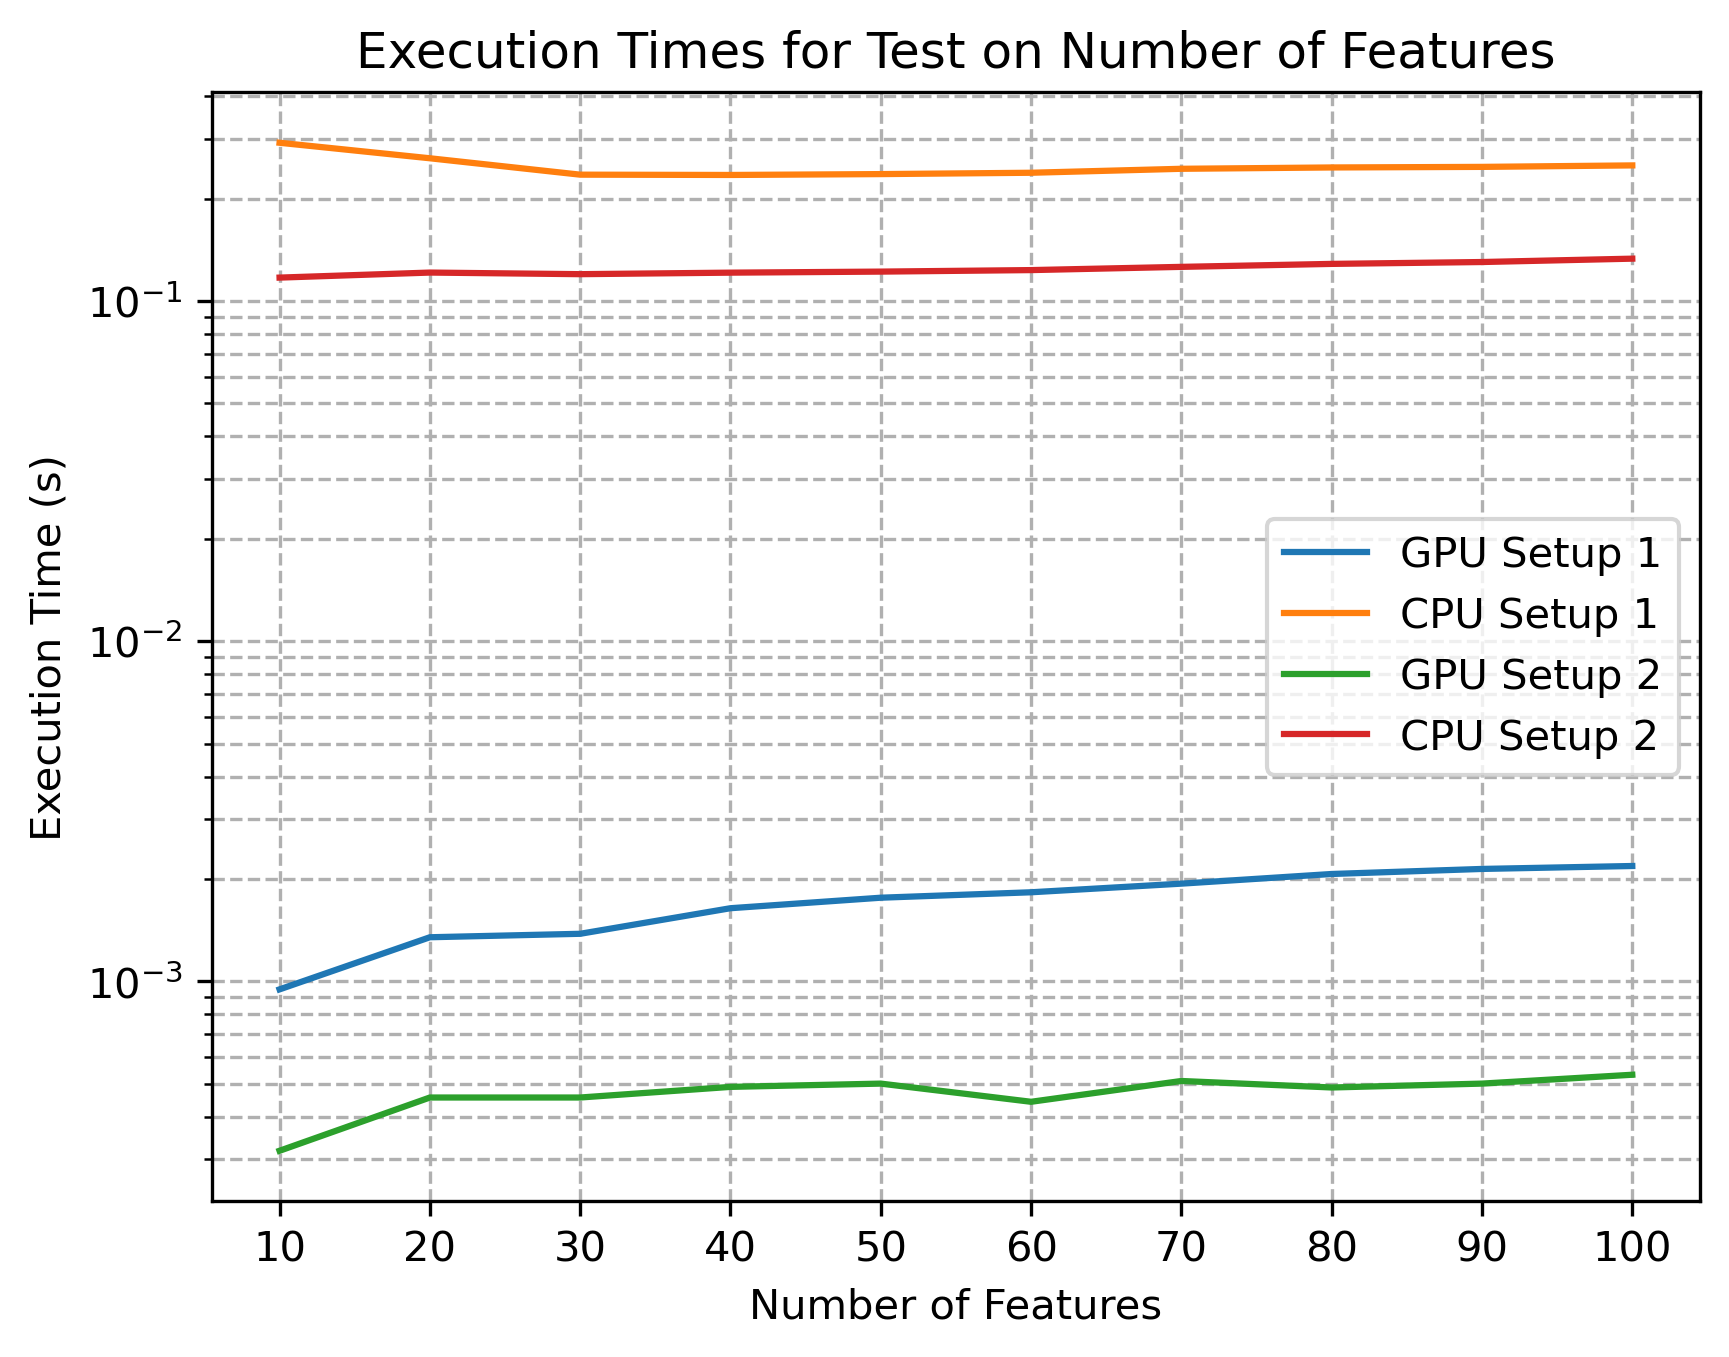

Generate this figure with Python:
import matplotlib.pyplot as plt
import csv

def read_execution_times(file_path):
    with open(file_path, 'r') as file:
        reader = csv.reader(file, delimiter=',')
        gpu_times = next(reader)
        cpu_times = next(reader)

    # Trim any empty strings
    gpu_times = [time.strip() for time in gpu_times if time.strip()]
    cpu_times = [time.strip() for time in cpu_times if time.strip()]

    # Convert times to floats
    gpu_times = [float(time) for time in gpu_times]
    cpu_times = [float(time) for time in cpu_times]

    return gpu_times, cpu_times

# Read data from the first set of files
gpu_times1, cpu_times1 = read_execution_times('../kevin_results/artificial_features/artificial_features_csv.txt')

# Read data from the second set of files
gpu_times2, cpu_times2 = read_execution_times('../gianeh_results/artificial_features/artificial_features_csv.txt')

# Plotting  
plt.plot(range(10, 101, 10), gpu_times1, label='GPU Setup 1')
plt.plot(range(10, 101, 10), cpu_times1, label='CPU Setup 1')
plt.plot(range(10, 101, 10), gpu_times2, label='GPU Setup 2')
plt.plot(range(10, 101, 10), cpu_times2, label='CPU Setup 2')

# Adding labels and title
plt.xlabel('Number of Features')
plt.ylabel('Execution Time (s)')
plt.title('Execution Times for Test on Number of Features')

plt.legend()

# Setting y-axis to logarithmic scale and enabling grid
plt.yscale('log')
plt.grid(True, which="both", linestyle='--')

# Set x-axis tick locations
plt.xticks(range(10, 101, 10))

# Save the plot in a higher resolution and in a different format 
plt.savefig('features.png', dpi=300, bbox_inches='tight', format='png')


